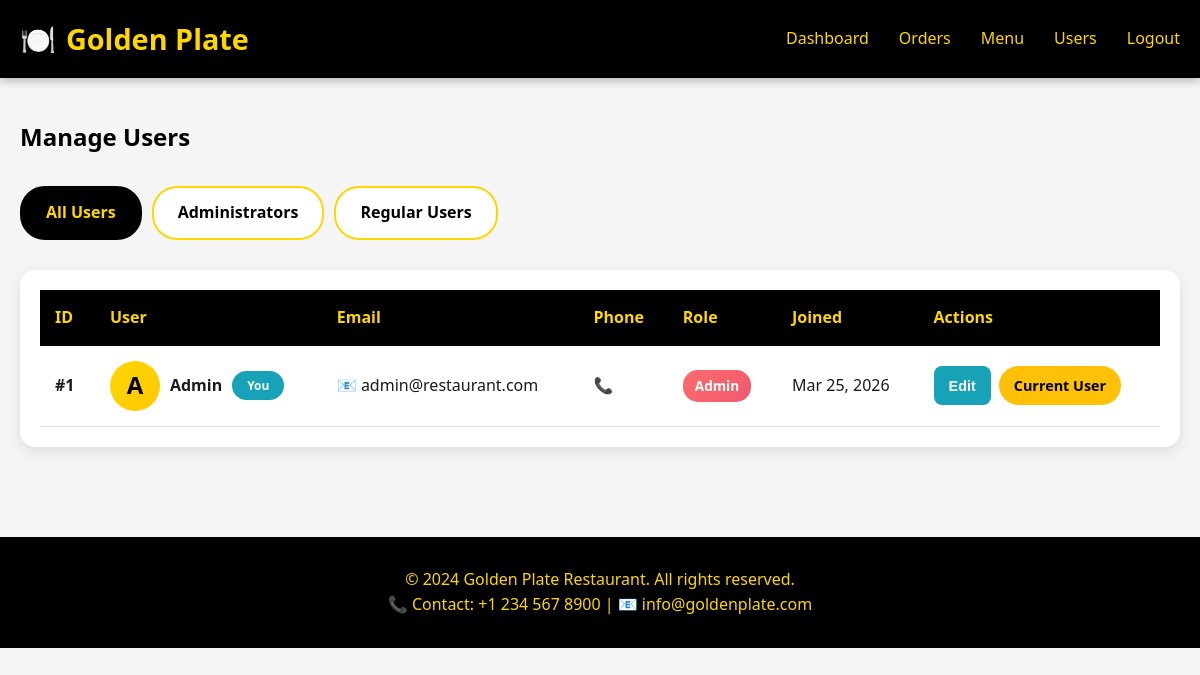
The page /admin/manage-users.php (signed in) on the database its author committed.
### tables this page shows
CREATE TABLE users (
    id INT AUTO_INCREMENT PRIMARY KEY,
    name VARCHAR(100) NOT NULL,
    email VARCHAR(100) UNIQUE NOT NULL,
    password VARCHAR(255) NOT NULL,
    phone VARCHAR(15),
    role ENUM('user', 'admin') DEFAULT 'user',
    created_at TIMESTAMP DEFAULT CURRENT_TIMESTAMP
);

### admin/manage-users.php (the view, shortened to what this page needs)
<?php
require_once '../includes/config.php';
$filter = isset($_GET['filter']) ? $_GET['filter'] : 'all';
$search = isset($_GET['search']) ? mysqli_real_escape_string($conn, $_GET['search']) : '';
$query = "SELECT * FROM users WHERE 1=1";
$query .= " ORDER BY created_at DESC";
$users = mysqli_query($conn, $query);
?>
<!DOCTYPE html>
<html lang="en">
<head>
    <link rel="stylesheet" href="../css/style.css">
</head>
<body>
    <nav class="navbar">
        <div class="container">
            <a href="../index.php" class="logo">
                <span>🍽️</span> Golden Plate
            </a>
            <ul>
                <li><a href="index.php">Dashboard</a></li>
                <li><a href="../manage-orders.php">Orders</a></li>
                <li><a href="manage-menu.php">Menu</a></li>
                <li><a href="manage-users.php">Users</a></li>
                <li><a href="../logout.php">Logout</a></li>
            </ul>
        </div>
    </nav>
    <div class="container">
        <h2 style="margin-bottom: 30px; color: var(--black);"> Manage Users</h2>
        <div class="filter-tabs">
            <a href="?filter=all<?php echo $search ? '&search=' . urlencode($search) : ''; ?>"
               class="filter-tab <?php echo $filter == 'all' ? 'active' : ''; ?>">
                 All Users </span>
            </a>
            <a href="?filter=admin<?php echo $search ? '&search=' . urlencode($search) : ''; ?>"
               class="filter-tab <?php echo $filter == 'admin' ? 'active' : ''; ?>">
                 Administrators </span>
            </a>
            <a href="?filter=user<?php echo $search ? '&search=' . urlencode($search) : ''; ?>"
               class="filter-tab <?php echo $filter == 'user' ? 'active' : ''; ?>">
                 Regular Users </span>
            </a>
        </div>
        <?php if (mysqli_num_rows($users) == 0): ?>
            <div class="alert alert-info">No users found matching your criteria.</div>
        <?php else: ?>
        <div class="table-responsive">
            <table>
                <thead>
                    <tr>
                        <th>ID</th>
                        <th>User</th>
                        <th>Email</th>
                        <th>Phone</th>
                        <th>Role</th>
                        <th>Joined</th>
                        <th>Actions</th>
                    </tr>
                </thead>
                <tbody>
                    <?php while ($user = mysqli_fetch_assoc($users)): ?>
                    <tr>
                        <td><strong>#<?php echo $user['id']; ?></strong></td>
                        <td>
                            <div style="display: flex; align-items: center; gap: 10px;">
                                <div class="user-avatar">
                                    <?php echo strtoupper(substr($user['name'], 0, 1)); ?>
                                </div>
                                <strong><?php echo htmlspecialchars($user['name']); ?></strong>
                                <?php if ($user['id'] == $_SESSION['user_id']): ?>
                                    <span class="badge badge-confirmed" style="font-size: 0.75rem;">You</span>
                                <?php endif; ?>
                            </div>
                        </td>
                        <td>📧 <?php echo htmlspecialchars($user['email']); ?></td>
                        <td>📞 <?php echo htmlspecialchars($user['phone']); ?></td>
                        <td>
                            <span class="role-badge role-<?php echo $user['role']; ?>">
                                <?php echo $user['role'] == 'admin' ? ' Admin' : ' User'; ?>
                            </span>
                        </td>
                        <td><?php echo date('M d, Y', strtotime($user['created_at'])); ?></td>
                        <td>
                            <div class="action-buttons">
                                <button onclick="toggleEdit(<?php echo $user['id']; ?>)" class="btn-edit">
                                     Edit
                                </button>
                                <?php if ($user['id'] != $_SESSION['user_id']): ?>
                                    <a href="?toggle_role=<?php echo $user['role']; ?>&user_id=<?php echo $user['id']; ?>"
                                       class="btn-toggle"
                                       onclick="return confirm('Change user role to <?php echo $user['role'] == 'admin' ? 'User' : 'Admin'; ?>?')">
                                        <?php echo $user['role'] == 'admin' ? ' Make User' : ' Make Admin'; ?>
                                    </a>
                                    <a href="?delete=<?php echo $user['id']; ?>"
                                       class="btn-delete"
                                       onclick="return confirm('Are you sure you want to delete this user?')">
                                         Delete
                                    </a>
                                <?php else: ?>
                                    <span class="badge badge-pending" style="padding: 8px 15px;">Current User</span>
                                <?php endif; ?>
                            </div>
                        </td>
                    </tr>
                    <?php endwhile; ?>
                </tbody>
            </table>
        </div>
        <?php endif; ?>
    </div>
    <footer class="footer">
        <p>&copy; 2024 <?php echo SITE_NAME; ?>. All rights reserved.</p>
        <p>📞 Contact: +1 234 567 8900 | 📧 info@goldenplate.com</p>
    </footer>
</body>
</html>

### css/style.css (style rules this page uses)
* { margin: 0; padding: 0; box-sizing: border-box; }
:root { --primary-yellow: #FFD700; --dark-yellow: #FFC700; --black: #000000; --dark-gray: #1a1a1a; --light-gray: #f5f5f5; --white: #ffffff; }
body { font-family: 'Segoe UI', Tahoma, Geneva, Verdana, sans-serif; line-height: 1.6; color: var(--dark-gray); background-color: var(--light-gray); }
.navbar { background-color: var(--black); color: var(--primary-yellow); padding: 1rem 0; position: sticky; top: 0; z-index: 1000; box-shadow: 0 2px 10px rgba(0,0,0,0.3); }
.navbar .container { max-width: 1200px; margin: 0 auto; padding: 0 20px; display: flex; justify-content: space-between; align-items: center; }
.navbar .logo { font-size: 1.8rem; font-weight: bold; text-decoration: none; color: var(--primary-yellow); display: flex; align-items: center; gap: 10px; }
.navbar ul { list-style: none; display: flex; gap: 30px; align-items: center; }
.navbar ul li a { color: var(--primary-yellow); text-decoration: none; transition: color 0.3s; font-weight: 500; }
.container { max-width: 1200px; margin: 0 auto; padding: 40px 20px; }
.table-responsive { overflow-x: auto; background: var(--white); border-radius: 15px; padding: 20px; box-shadow: 0 5px 15px rgba(0,0,0,0.1); }
table { width: 100%; border-collapse: collapse; }
table th { background-color: var(--black); color: var(--primary-yellow); padding: 15px; text-align: left; }
table td { padding: 15px; border-bottom: 1px solid #ddd; }
.badge { padding: 5px 15px; border-radius: 20px; font-size: 0.9rem; font-weight: bold; }
.badge-pending { background-color: #ffc107; color: var(--black); }
.badge-confirmed { background-color: #17a2b8; color: var(--white); }
.footer { background-color: var(--black); color: var(--primary-yellow); text-align: center; padding: 30px 20px; margin-top: 50px; }

### admin/manage-users.php (style rules this page uses)
.filter-tabs { display: flex; gap: 10px; margin-bottom: 30px; flex-wrap: wrap; }
.filter-tab { padding: 12px 24px; background: white; border: 2px solid var(--primary-yellow); color: var(--black); text-decoration: none; border-radius: 25px; font-weight: 600; transition: all 0.3s; display: flex; align-items: center; gap: 8px; }
.filter-tab.active { background: var(--black); color: var(--primary-yellow); border-color: var(--black); }
.action-buttons { display: flex; gap: 8px; flex-wrap: wrap; }
.action-buttons button, .action-buttons a { padding: 8px 15px; border-radius: 8px; text-decoration: none; font-size: 0.9rem; cursor: pointer; border: none; transition: all 0.3s; font-weight: 600; }
.btn-edit { background-color: #17a2b8; color: white; }
.role-badge { padding: 5px 12px; border-radius: 15px; font-size: 0.85rem; font-weight: bold; display: inline-block; }
.role-admin { background: linear-gradient(135deg, #ff6b6b, #ee5a6f); color: white; }
.user-avatar { width: 50px; height: 50px; background: linear-gradient(135deg, var(--primary-yellow), var(--dark-yellow)); border-radius: 50%; display: flex; align-items: center; justify-content: center; font-size: 1.5rem; font-weight: bold; color: var(--black); }

### rows shown on the page
users: id "1", name "A", name "Admin", shows "You", email "admin@restaurant.com", role "Admin", created_at "Mar 25, 2026", shows "Current User"

### other values the page prints
SITE_NAME "Golden Plate Restaurant"
